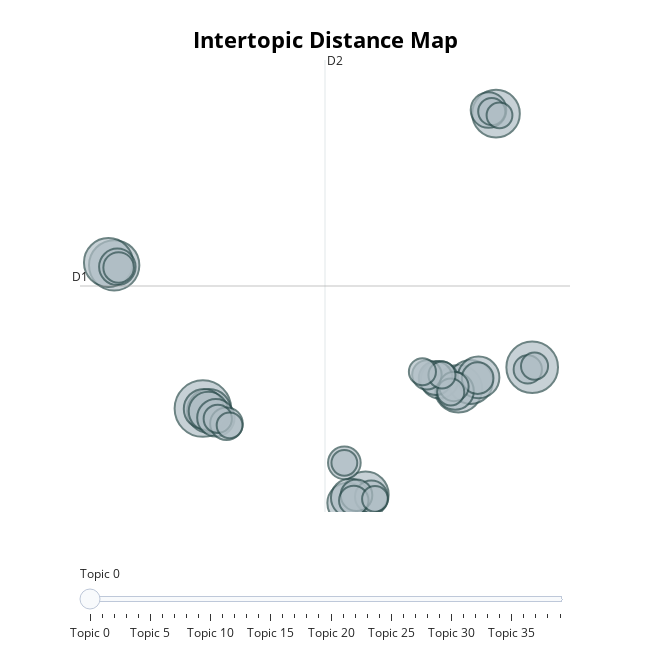

The notebook cell this image was saved under:
### Markdown cell above
## **Visualize Topics**

With visualizations, we are closing into the realm of subjective "best practices". These are things that I generally do because I like the representations but your experience might differ.

Having said that, there are two visualizations that are my go-to when visualizing the topics themselves:

* `topic_model.visualize_topics()`
* `topic_model.visualize_hierarchy()`

### Code cell
topic_model.visualize_topics(custom_labels=True)

### Figure 1 — Plotly figure (JSON) as saved in the notebook; plotly's stock layout.template omitted (floating-point values rounded to 4 significant figures)
{"data": [{"customdata": [[0, "utility | value | valuation | tradeoff | qaly", 48], [1, " |  |  |  | ", 40], [2, "oncologist | participation | posttreatment | followup | oncology", 38], [3, "prostate | prostate cancer | men | decisional | decisional conflict", 36], [4, "coat | physician | trainee | white coat | consultation", 34], [5, "pregnancy | contraceptive | embryo | woman veteran | fertility", 34], [6, "death | nursing home | place death | end life | hospice", 32], [7, "sdm | professional | pda | dietitian | net", 29], [8, "diabetes | type diabetes | weight | weight loss | diabetic", 29], [9, "mental | mental illness | service user | sdm | psychiatric", 26], [10, "child | kidney replacement | ckd | family member | icu", 25], [11, "dces | attribute | bestworst scaling | stakeholder | respondent", 24], [12, "attribute | data | cost attribute | consumer | respondent", 23], [13, "polst | surrogate | icu | acp | resident", 22], [14, "hta | european | assessment | technology assessment | research", 21], [15, "fall | low pain | disability | exercise program | ahp", 21], [16, "dental | oral | dentist | dentistry | orthodontic", 21], [17, "sdm | recommendation | oncology | multidisciplinary | meeting", 20], [18, "hospital | china | service | healthcare | attribute", 19], [19, "cam | medicine | acupuncture | gps | practitioner", 17], [20, "bear | bile | bear bile | medical | price", 16], [21, "dementia | caregiver | pwd | elderly | informal caregiver", 16], [22, "lung cancer | survival | longterm effect | pfs | dyspnea", 16], [23, "ibd | alcohol | substance | substance use | use disorder", 15], [24, "advance | advance planning | wish | surrogate knowledge | life", 15], [25, "breast | breast cancer | sdm | adjuvant | research biopsy", 14], [26, "ra | arthritis | rheumatologist | morning stiffness | rheumatoid arthritis", 13], [27, "heart | heart failure | failure | hf | acp", 13], [28, "touch | ethical | professional | bioethics | intimate touch", 13], [29, "asthma | asthma service | multiple myeloma | content validity | attribute", 12], [30, " |  |  |  | ", 12], [31, "privacy | sharing | autologous blood | data sharing | medical information", 11], [32, "nh lesson | shift attitude | implementing nh | josephwilliams colleague | practice right", 11], [33, "multimorbidity | pcp | plan | integrated | chronic", 11], [34, "psoriasis | dlqi | dermatology | utility | pruritic", 11], [35, "medical student | student | teaching | hospital | medical", 11], [36, "hiv | fsws | prep | service delivery | living hiv", 10], [37, "osteoporosis | guideline | individualized rule | individualized | precision medicine", 10], [38, "ltc | home | caregiver | longterm service | home communitybased", 10], [39, "lung cancer | lung | nsclc | economic burden | nodule", 10]], "hovertemplate": "<b>Topic %{customdata[0]}</b><br>%{customdata[1]}<br>Size: %{customdata[2]}", "legendgroup": "", "marker": {"color": "#B0BEC5", "line": {"color": "DarkSlateGrey", "width": 2}, "size": [48, 40, 38, 36, 34, 34, 32, 29, 29, 26, 25, 24, 23, 22, 21, 21, 21, 20, 19, 17, 16, 16, 16, 15, 15, 14, 13, 13, 13, 12, 12, 11, 11, 11, 11, 11, 10, 10, 10, 10], "sizemode": "area", "sizeref": 0.03, "symbol": "circle"}, "mode": "markers", "name": "", "orientation": "v", "showlegend": false, "type": "scatter", "x": [-4.131, 10.15, -7.98, -8.228, 6.955, 8.586, 2.926, 7.486, -3.86, 7.828, 2.153, -4.092, -3.896, 2.255, -3.568, 6.136, 6.811, -7.842, 8.26, 5.966, -3.109, 3.176, 2.006, 7.789, 2.533, -7.787, 5.588, 2.414, 6.76, -3.486, 9.963, 6.621, 10.26, 6.24, 5.392, 8.399, 8.737, -2.973, 3.336, 2.006], "xaxis": "x", "y": [3.108, 6.802, 15.92, 16.17, 4.885, 29.48, -4.587, 5.492, 2.883, 5.893, -5.339, 3.08, 2.867, -4.87, 2.293, 5.684, 4.676, 15.78, 29.81, 5.836, 1.755, -4.775, -1.741, 5.832, -4.639, 15.73, 6.124, -5.105, 5.083, 2.196, 6.612, 4.598, 6.907, 6.112, 6.407, 29.67, 29.33, 1.61, -4.97, -1.74], "yaxis": "y"}], "layout": {"annotations": [{"showarrow": false, "text": "D1", "x": -9.463, "y": 14.07, "yshift": 10}, {"showarrow": false, "text": "D2", "x": 1.166, "xshift": 10, "y": 34.28}], "height": 650, "hoverlabel": {"bgcolor": "white", "font": {"family": "Rockwell", "size": 16}}, "legend": {"itemsizing": "constant", "tracegroupgap": 0}, "margin": {"t": 60}, "shapes": [{"line": {"color": "#CFD8DC", "width": 2}, "type": "line", "x0": 1.166, "x1": 1.166, "y0": -6.14, "y1": 34.28}, {"line": {"color": "#9E9E9E", "width": 2}, "type": "line", "x0": -9.463, "x1": 11.8, "y0": 14.07, "y1": 14.07}], "sliders": [{"active": 0, "pad": {"t": 50}, "steps": [{"args": [{"marker.color": [["red", "#B0BEC5", "#B0BEC5", "#B0BEC5", "#B0BEC5", "#B0BEC5", "#B0BEC5", "#B0BEC5", "#B0BEC5", "#B0BEC5", "#B0BEC5", "#B0BEC5", "#B0BEC5", "#B0BEC5", "#B0BEC5", "#B0BEC5", "#B0BEC5", "#B0BEC5", "#B0BEC5", "#B0BEC5", "#B0BEC5", "#B0BEC5", "#B0BEC5", "#B0BEC5", "#B0BEC5", "#B0BEC5", "#B0BEC5", "#B0BEC5", "#B0BEC5", "#B0BEC5", "#B0BEC5", "#B0BEC5", "#B0BEC5", "#B0BEC5", "#B0BEC5", "#B0BEC5", "#B0BEC5", "#B0BEC5", "#B0BEC5", "#B0BEC5"]]}], "label": "Topic 0", "method": "update"}, {"args": [{"marker.color": [["#B0BEC5", "red", "#B0BEC5", "#B0BEC5", "#B0BEC5", "#B0BEC5", "#B0BEC5", "#B0BEC5", "#B0BEC5", "#B0BEC5", "#B0BEC5", "#B0BEC5", "#B0BEC5", "#B0BEC5", "#B0BEC5", "#B0BEC5", "#B0BEC5", "#B0BEC5", "#B0BEC5", "#B0BEC5", "#B0BEC5", "#B0BEC5", "#B0BEC5", "#B0BEC5", "#B0BEC5", "#B0BEC5", "#B0BEC5", "#B0BEC5", "#B0BEC5", "#B0BEC5", "#B0BEC5", "#B0BEC5", "#B0BEC5", "#B0BEC5", "#B0BEC5", "#B0BEC5", "#B0BEC5", "#B0BEC5", "#B0BEC5", "#B0BEC5"]]}], "label": "Topic 1", "method": "update"}, {"args": [{"marker.color": [["#B0BEC5", "#B0BEC5", "red", "#B0BEC5", "#B0BEC5", "#B0BEC5", "#B0BEC5", "#B0BEC5", "#B0BEC5", "#B0BEC5", "#B0BEC5", "#B0BEC5", "#B0BEC5", "#B0BEC5", "#B0BEC5", "#B0BEC5", "#B0BEC5", "#B0BEC5", "#B0BEC5", "#B0BEC5", "#B0BEC5", "#B0BEC5", "#B0BEC5", "#B0BEC5", "#B0BEC5", "#B0BEC5", "#B0BEC5", "#B0BEC5", "#B0BEC5", "#B0BEC5", "#B0BEC5", "#B0BEC5", "#B0BEC5", "#B0BEC5", "#B0BEC5", "#B0BEC5", "#B0BEC5", "#B0BEC5", "#B0BEC5", "#B0BEC5"]]}], "label": "Topic 2", "method": "update"}, {"args": [{"marker.color": [["#B0BEC5", "#B0BEC5", "#B0BEC5", "red", "#B0BEC5", "#B0BEC5", "#B0BEC5", "#B0BEC5", "#B0BEC5", "#B0BEC5", "#B0BEC5", "#B0BEC5", "#B0BEC5", "#B0BEC5", "#B0BEC5", "#B0BEC5", "#B0BEC5", "#B0BEC5", "#B0BEC5", "#B0BEC5", "#B0BEC5", "#B0BEC5", "#B0BEC5", "#B0BEC5", "#B0BEC5", "#B0BEC5", "#B0BEC5", "#B0BEC5", "#B0BEC5", "#B0BEC5", "#B0BEC5", "#B0BEC5", "#B0BEC5", "#B0BEC5", "#B0BEC5", "#B0BEC5", "#B0BEC5", "#B0BEC5", "#B0BEC5", "#B0BEC5"]]}], "label": "Topic 3", "method": "update"}, {"args": [{"marker.color": [["#B0BEC5", "#B0BEC5", "#B0BEC5", "#B0BEC5", "red", "#B0BEC5", "#B0BEC5", "#B0BEC5", "#B0BEC5", "#B0BEC5", "#B0BEC5", "#B0BEC5", "#B0BEC5", "#B0BEC5", "#B0BEC5", "#B0BEC5", "#B0BEC5", "#B0BEC5", "#B0BEC5", "#B0BEC5", "#B0BEC5", "#B0BEC5", "#B0BEC5", "#B0BEC5", "#B0BEC5", "#B0BEC5", "#B0BEC5", "#B0BEC5", "#B0BEC5", "#B0BEC5", "#B0BEC5", "#B0BEC5", "#B0BEC5", "#B0BEC5", "#B0BEC5", "#B0BEC5", "#B0BEC5", "#B0BEC5", "#B0BEC5", "#B0BEC5"]]}], "label": "Topic 4", "method": "update"}, {"args": [{"marker.color": [["#B0BEC5", "#B0BEC5", "#B0BEC5", "#B0BEC5", "#B0BEC5", "red", "#B0BEC5", "#B0BEC5", "#B0BEC5", "#B0BEC5", "#B0BEC5", "#B0BEC5", "#B0BEC5", "#B0BEC5", "#B0BEC5", "#B0BEC5", "#B0BEC5", "#B0BEC5", "#B0BEC5", "#B0BEC5", "#B0BEC5", "#B0BEC5", "#B0BEC5", "#B0BEC5", "#B0BEC5", "#B0BEC5", "#B0BEC5", "#B0BEC5", "#B0BEC5", "#B0BEC5", "#B0BEC5", "#B0BEC5", "#B0BEC5", "#B0BEC5", "#B0BEC5", "#B0BEC5", "#B0BEC5", "#B0BEC5", "#B0BEC5", "#B0BEC5"]]}], "label": "Topic 5", "method": "update"}, {"args": [{"marker.color": [["#B0BEC5", "#B0BEC5", "#B0BEC5", "#B0BEC5", "#B0BEC5", "#B0BEC5", "red", "#B0BEC5", "#B0BEC5", "#B0BEC5", "#B0BEC5", "#B0BEC5", "#B0BEC5", "#B0BEC5", "#B0BEC5", "#B0BEC5", "#B0BEC5", "#B0BEC5", "#B0BEC5", "#B0BEC5", "#B0BEC5", "#B0BEC5", "#B0BEC5", "#B0BEC5", "#B0BEC5", "#B0BEC5", "#B0BEC5", "#B0BEC5", "#B0BEC5", "#B0BEC5", "#B0BEC5", "#B0BEC5", "#B0BEC5", "#B0BEC5", "#B0BEC5", "#B0BEC5", "#B0BEC5", "#B0BEC5", "#B0BEC5", "#B0BEC5"]]}], "label": "Topic 6", "method": "update"}, {"args": [{"marker.color": [["#B0BEC5", "#B0BEC5", "#B0BEC5", "#B0BEC5", "#B0BEC5", "#B0BEC5", "#B0BEC5", "red", "#B0BEC5", "#B0BEC5", "#B0BEC5", "#B0BEC5", "#B0BEC5", "#B0BEC5", "#B0BEC5", "#B0BEC5", "#B0BEC5", "#B0BEC5", "#B0BEC5", "#B0BEC5", "#B0BEC5", "#B0BEC5", "#B0BEC5", "#B0BEC5", "#B0BEC5", "#B0BEC5", "#B0BEC5", "#B0BEC5", "#B0BEC5", "#B0BEC5", "#B0BEC5", "#B0BEC5", "#B0BEC5", "#B0BEC5", "#B0BEC5", "#B0BEC5", "#B0BEC5", "#B0BEC5", "#B0BEC5", "#B0BEC5"]]}], "label": "Topic 7", "method": "update"}, {"args": [{"marker.color": [["#B0BEC5", "#B0BEC5", "#B0BEC5", "#B0BEC5", "#B0BEC5", "#B0BEC5", "#B0BEC5", "#B0BEC5", "red", "#B0BEC5", "#B0BEC5", "#B0BEC5", "#B0BEC5", "#B0BEC5", "#B0BEC5", "#B0BEC5", "#B0BEC5", "#B0BEC5", "#B0BEC5", "#B0BEC5", "#B0BEC5", "#B0BEC5", "#B0BEC5", "#B0BEC5", "#B0BEC5", "#B0BEC5", "#B0BEC5", "#B0BEC5", "#B0BEC5", "#B0BEC5", "#B0BEC5", "#B0BEC5", "#B0BEC5", "#B0BEC5", "#B0BEC5", "#B0BEC5", "#B0BEC5", "#B0BEC5", "#B0BEC5", "#B0BEC5"]]}], "label": "Topic 8", "method": "update"}, {"args": [{"marker.color": [["#B0BEC5", "#B0BEC5", "#B0BEC5", "#B0BEC5", "#B0BEC5", "#B0BEC5", "#B0BEC5", "#B0BEC5", "#B0BEC5", "red", "#B0BEC5", "#B0BEC5", "#B0BEC5", "#B0BEC5", "#B0BEC5", "#B0BEC5", "#B0BEC5", "#B0BEC5", "#B0BEC5", "#B0BEC5", "#B0BEC5", "#B0BEC5", "#B0BEC5", "#B0BEC5", "#B0BEC5", "#B0BEC5", "#B0BEC5", "#B0BEC5", "#B0BEC5", "#B0BEC5", "#B0BEC5", "#B0BEC5", "#B0BEC5", "#B0BEC5", "#B0BEC5", "#B0BEC5", "#B0BEC5", "#B0BEC5", "#B0BEC5", "#B0BEC5"]]}], "label": "Topic 9", "method": "update"}, {"args": [{"marker.color": [["#B0BEC5", "#B0BEC5", "#B0BEC5", "#B0BEC5", "#B0BEC5", "#B0BEC5", "#B0BEC5", "#B0BEC5", "#B0BEC5", "#B0BEC5", "red", "#B0BEC5", "#B0BEC5", "#B0BEC5", "#B0BEC5", "#B0BEC5", "#B0BEC5", "#B0BEC5", "#B0BEC5", "#B0BEC5", "#B0BEC5", "#B0BEC5", "#B0BEC5", "#B0BEC5", "#B0BEC5", "#B0BEC5", "#B0BEC5", "#B0BEC5", "#B0BEC5", "#B0BEC5", "#B0BEC5", "#B0BEC5", "#B0BEC5", "#B0BEC5", "#B0BEC5", "#B0BEC5", "#B0BEC5", "#B0BEC5", "#B0BEC5", "#B0BEC5"]]}], "label": "Topic 10", "method": "update"}, {"args": [{"marker.color": [["#B0BEC5", "#B0BEC5", "#B0BEC5", "#B0BEC5", "#B0BEC5", "#B0BEC5", "#B0BEC5", "#B0BEC5", "#B0BEC5", "#B0BEC5", "#B0BEC5", "red", "#B0BEC5", "#B0BEC5", "#B0BEC5", "#B0BEC5", "#B0BEC5", "#B0BEC5", "#B0BEC5", "#B0BEC5", "#B0BEC5", "#B0BEC5", "#B0BEC5", "#B0BEC5", "#B0BEC5", "#B0BEC5", "#B0BEC5", "#B0BEC5", "#B0BEC5", "#B0BEC5", "#B0BEC5", "#B0BEC5", "#B0BEC5", "#B0BEC5", "#B0BEC5", "#B0BEC5", "#B0BEC5", "#B0BEC5", "#B0BEC5", "#B0BEC5"]]}], "label": "Topic 11", "method": "update"}, {"args": [{"marker.color": [["#B0BEC5", "#B0BEC5", "#B0BEC5", "#B0BEC5", "#B0BEC5", "#B0BEC5", "#B0BEC5", "#B0BEC5", "#B0BEC5", "#B0BEC5", "#B0BEC5", "#B0BEC5", "red", "#B0BEC5", "#B0BEC5", "#B0BEC5", "#B0BEC5", "#B0BEC5", "#B0BEC5", "#B0BEC5", "#B0BEC5", "#B0BEC5", "#B0BEC5", "#B0BEC5", "#B0BEC5", "#B0BEC5", "#B0BEC5", "#B0BEC5", "#B0BEC5", "#B0BEC5", "#B0BEC5", "#B0BEC5", "#B0BEC5", "#B0BEC5", "#B0BEC5", "#B0BEC5", "#B0BEC5", "#B0BEC5", "#B0BEC5", "#B0BEC5"]]}], "label": "Topic 12", "method": "update"}, {"args": [{"marker.color": [["#B0BEC5", "#B0BEC5", "#B0BEC5", "#B0BEC5", "#B0BEC5", "#B0BEC5", "#B0BEC5", "#B0BEC5", "#B0BEC5", "#B0BEC5", "#B0BEC5", "#B0BEC5", "#B0BEC5", "red", "#B0BEC5", "#B0BEC5", "#B0BEC5", "#B0BEC5", "#B0BEC5", "#B0BEC5", "#B0BEC5", "#B0BEC5", "#B0BEC5", "#B0BEC5", "#B0BEC5", "#B0BEC5", "#B0BEC5", "#B0BEC5", "#B0BEC5", "#B0BEC5", "#B0BEC5", "#B0BEC5", "#B0BEC5", "#B0BEC5", "#B0BEC5", "#B0BEC5", "#B0BEC5", "#B0BEC5", "#B0BEC5", "#B0BEC5"]]}], "label": "Topic 13", "method": "update"}, {"args": [{"marker.color": [["#B0BEC5", "#B0BEC5", "#B0BEC5", "#B0BEC5", "#B0BEC5", "#B0BEC5", "#B0BEC5", "#B0BEC5", "#B0BEC5", "#B0BEC5", "#B0BEC5", "#B0BEC5", "#B0BEC5", "#B0BEC5", "red", "#B0BEC5", "#B0BEC5", "#B0BEC5", "#B0BEC5", "#B0BEC5", "#B0BEC5", "#B0BEC5", "#B0BEC5", "#B0BEC5", "#B0BEC5", "#B0BEC5", "#B0BEC5", "#B0BEC5", "#B0BEC5", "#B0BEC5", "#B0BEC5", "#B0BEC5", "#B0BEC5", "#B0BEC5", "#B0BEC5", "#B0BEC5", "#B0BEC5", "#B0BEC5", "#B0BEC5", "#B0BEC5"]]}], "label": "Topic 14", "method": "update"}, {"args": [{"marker.color": [["#B0BEC5", "#B0BEC5", "#B0BEC5", "#B0BEC5", "#B0BEC5", "#B0BEC5", "#B0BEC5", "#B0BEC5", "#B0BEC5", "#B0BEC5", "#B0BEC5", "#B0BEC5", "#B0BEC5", "#B0BEC5", "#B0BEC5", "red", "#B0BEC5", "#B0BEC5", "#B0BEC5", "#B0BEC5", "#B0BEC5", "#B0BEC5", "#B0BEC5", "#B0BEC5", "#B0BEC5", "#B0BEC5", "#B0BEC5", "#B0BEC5", "#B0BEC5", "#B0BEC5", "#B0BEC5", "#B0BEC5", "#B0BEC5", "#B0BEC5", "#B0BEC5", "#B0BEC5", "#B0BEC5", "#B0BEC5", "#B0BEC5", "#B0BEC5"]]}], "label": "Topic 15", "method": "update"}, {"args": [{"marker.color": [["#B0BEC5", "#B0BEC5", "#B0BEC5", "#B0BEC5", "#B0BEC5", "#B0BEC5", "#B0BEC5", "#B0BEC5", "#B0BEC5", "#B0BEC5", "#B0BEC5", "#B0BEC5", "#B0BEC5", "#B0BEC5", "#B0BEC5", "#B0BEC5", "red", "#B0BEC5", "#B0BEC5", "#B0BEC5", "#B0BEC5", "#B0BEC5", "#B0BEC5", "#B0BEC5", "#B0BEC5", "#B0BEC5", "#B0BEC5", "#B0BEC5", "#B0BEC5", "#B0BEC5", "#B0BEC5", "#B0BEC5", "#B0BEC5", "#B0BEC5", "#B0BEC5", "#B0BEC5", "#B0BEC5", "#B0BEC5", "#B0BEC5", "#B0BEC5"]]}], "label": "Topic 16", "method": "update"}, {"args": [{"marker.color": [["#B0BEC5", "#B0BEC5", "#B0BEC5", "#B0BEC5", "#B0BEC5", "#B0BEC5", "#B0BEC5", "#B0BEC5", "#B0BEC5", "#B0BEC5", "#B0BEC5", "#B0BEC5", "#B0BEC5", "#B0BEC5", "#B0BEC5", "#B0BEC5", "#B0BEC5", "red", "#B0BEC5", "#B0BEC5", "#B0BEC5", "#B0BEC5", "#B0BEC5", "#B0BEC5", "#B0BEC5", "#B0BEC5", "#B0BEC5", "#B0BEC5", "#B0BEC5", "#B0BEC5", "#B0BEC5", "#B0BEC5", "#B0BEC5", "#B0BEC5", "#B0BEC5", "#B0BEC5", "#B0BEC5", "#B0BEC5", "#B0BEC5", "#B0BEC5"]]}], "label": "Topic 17", "method": "update"}, {"args": [{"marker.color": [["#B0BEC5", "#B0BEC5", "#B0BEC5", "#B0BEC5", "#B0BEC5", "#B0BEC5", "#B0BEC5", "#B0BEC5", "#B0BEC5", "#B0BEC5", "#B0BEC5", "#B0BEC5", "#B0BEC5", "#B0BEC5", "#B0BEC5", "#B0BEC5", "#B0BEC5", "#B0BEC5", "red", "#B0BEC5", "#B0BEC5", "#B0BEC5", "#B0BEC5", "#B0BEC5", "#B0BEC5", "#B0BEC5", "#B0BEC5", "#B0BEC5", "#B0BEC5", "#B0BEC5", "#B0BEC5", "#B0BEC5", "#B0BEC5", "#B0BEC5", "#B0BEC5", "#B0BEC5", "#B0BEC5", "#B0BEC5", "#B0BEC5", "#B0BEC5"]]}], "label": "Topic 18", "method": "update"}, {"args": [{"marker.color": [["#B0BEC5", "#B0BEC5", "#B0BEC5", "#B0BEC5", "#B0BEC5", "#B0BEC5", "#B0BEC5", "#B0BEC5", "#B0BEC5", "#B0BEC5", "#B0BEC5", "#B0BEC5", "#B0BEC5", "#B0BEC5", "#B0BEC5", "#B0BEC5", "#B0BEC5", "#B0BEC5", "#B0BEC5", "red", "#B0BEC5", "#B0BEC5", "#B0BEC5", "#B0BEC5", "#B0BEC5", "#B0BEC5", "#B0BEC5", "#B0BEC5", "#B0BEC5", "#B0BEC5", "#B0BEC5", "#B0BEC5", "#B0BEC5", "#B0BEC5", "#B0BEC5", "#B0BEC5", "#B0BEC5", "#B0BEC5", "#B0BEC5", "#B0BEC5"]]}], "label": "Topic 19", "method": "update"}, {"args": [{"marker.color": [["#B0BEC5", "#B0BEC5", "#B0BEC5", "#B0BEC5", "#B0BEC5", "#B0BEC5", "#B0BEC5", "#B0BEC5", "#B0BEC5", "#B0BEC5", "#B0BEC5", "#B0BEC5", "#B0BEC5", "#B0BEC5", "#B0BEC5", "#B0BEC5", "#B0BEC5", "#B0BEC5", "#B0BEC5", "#B0BEC5", "red", "#B0BEC5", "#B0BEC5", "#B0BEC5", "#B0BEC5", "#B0BEC5", "#B0BEC5", "#B0BEC5", "#B0BEC5", "#B0BEC5", "#B0BEC5", "#B0BEC5", "#B0BEC5", "#B0BEC5", "#B0BEC5", "#B0BEC5", "#B0BEC5", "#B0BEC5", "#B0BEC5", "#B0BEC5"]]}], "label": "Topic 20", "method": "update"}, {"args": [{"marker.color": [["#B0BEC5", "#B0BEC5", "#B0BEC5", "#B0BEC5", "#B0BEC5", "#B0BEC5", "#B0BEC5", "#B0BEC5", "#B0BEC5", "#B0BEC5", "#B0BEC5", "#B0BEC5", "#B0BEC5", "#B0BEC5", "#B0BEC5", "#B0BEC5", "#B0BEC5", "#B0BEC5", "#B0BEC5", "#B0BEC5", "#B0BEC5", "red", "#B0BEC5", "#B0BEC5", "#B0BEC5", "#B0BEC5", "#B0BEC5", "#B0BEC5", "#B0BEC5", "#B0BEC5", "#B0BEC5", "#B0BEC5", "#B0BEC5", "#B0BEC5", "#B0BEC5", "#B0BEC5", "#B0BEC5", "#B0BEC5", "#B0BEC5", "#B0BEC5"]]}], "label": "Topic 21", "method": "update"}, {"args": [{"marker.color": [["#B0BEC5", "#B0BEC5", "#B0BEC5", "#B0BEC5", "#B0BEC5", "#B0BEC5", "#B0BEC5", "#B0BEC5", "#B0BEC5", "#B0BEC5", "#B0BEC5", "#B0BEC5", "#B0BEC5", "#B0BEC5", "#B0BEC5", "#B0BEC5", "#B0BEC5", "#B0BEC5", "#B0BEC5", "#B0BEC5", "#B0BEC5", "#B0BEC5", "red", "#B0BEC5", "#B0BEC5", "#B0BEC5", "#B0BEC5", "#B0BEC5", "#B0BEC5", "#B0BEC5", "#B0BEC5", "#B0BEC5", "#B0BEC5", "#B0BEC5", "#B0BEC5", "#B0BEC5", "#B0BEC5", "#B0BEC5", "#B0BEC5", "#B0BEC5"]]}], "label": "Topic 22", "method": "update"}, {"args": [{"marker.color": [["#B0BEC5", "#B0BEC5", "#B0BEC5", "#B0BEC5", "#B0BEC5", "#B0BEC5", "#B0BEC5", "#B0BEC5", "#B0BEC5", "#B0BEC5", "#B0BEC5", "#B0BEC5", "#B0BEC5", "#B0BEC5", "#B0BEC5", "#B0BEC5", "#B0BEC5", "#B0BEC5", "#B0BEC5", "#B0BEC5", "#B0BEC5", "#B0BEC5", "#B0BEC5", "red", "#B0BEC5", "#B0BEC5", "#B0BEC5", "#B0BEC5", "#B0BEC5", "#B0BEC5", "#B0BEC5", "#B0BEC5", "#B0BEC5", "#B0BEC5", "#B0BEC5", "#B0BEC5", "#B0BEC5", "#B0BEC5", "#B0BEC5", "#B0BEC5"]]}], "label": "Topic 23", "method": "update"}, {"args": [{"marker.color": [["#B0BEC5", "#B0BEC5", "#B0BEC5", "#B0BEC5", "#B0BEC5", "#B0BEC5", "#B0BEC5", "#B0BEC5", "#B0BEC5", "#B0BEC5", "#B0BEC5", "#B0BEC5", "#B0BEC5", "#B0BEC5", "#B0BEC5", "#B0BEC5", "#B0BEC5", "#B0BEC5", "#B0BEC5", "#B0BEC5", "#B0BEC5", "#B0BEC5", "#B0BEC5", "#B0BEC5", "red", "#B0BEC5", "#B0BEC5", "#B0BEC5", "#B0BEC5", "#B0BEC5", "#B0BEC5", "#B0BEC5", "#B0BEC5", "#B0BEC5", "#B0BEC5", "#B0BEC5", "#B0BEC5", "#B0BEC5", "#B0BEC5", "#B0BEC5"]]}], "label": "Topic 24", "method": "update"}, {"args": [{"marker.color": [["#B0BEC5", "#B0BEC5", "#B0BEC5", "#B0BEC5", "#B0BEC5", "#B0BEC5", "#B0BEC5", "#B0BEC5", "#B0BEC5", "#B0BEC5", "#B0BEC5", "#B0BEC5", "#B0BEC5", "#B0BEC5", "#B0BEC5", "#B0BEC5", "#B0BEC5", "#B0BEC5", "#B0BEC5", "#B0BEC5", "#B0BEC5", "#B0BEC5", "#B0BEC5", "#B0BEC5", "#B0BEC5", "red", "#B0BEC5", "#B0BEC5", "#B0BEC5", "#B0BEC5", "#B0BEC5", "#B0BEC5", "#B0BEC5", "#B0BEC5", "#B0BEC5", "#B0BEC5", "#B0BEC5", "#B0BEC5", "#B0BEC5", "#B0BEC5"]]}], "label": "Topic 25", "method": "update"}, {"args": [{"marker.color": [["#B0BEC5", "#B0BEC5", "#B0BEC5", "#B0BEC5", "#B0BEC5", "#B0BEC5", "#B0BEC5", "#B0BEC5", "#B0BEC5", "#B0BEC5", "#B0BEC5", "#B0BEC5", "#B0BEC5", "#B0BEC5", "#B0BEC5", "#B0BEC5", "#B0BEC5", "#B0BEC5", "#B0BEC5", "#B0BEC5", "#B0BEC5", "#B0BEC5", "#B0BEC5", "#B0BEC5", "#B0BEC5", "#B0BEC5", "red", "#B0BEC5", "#B0BEC5", "#B0BEC5", "#B0BEC5", "#B0BEC5", "#B0BEC5", "#B0BEC5", "#B0BEC5", "#B0BEC5", "#B0BEC5", "#B0BEC5", "#B0BEC5", "#B0BEC5"]]}], "label": "Topic 26", "method": "update"}, {"args": [{"marker.color": [["#B0BEC5", "#B0BEC5", "#B0BEC5", "#B0BEC5", "#B0BEC5", "#B0BEC5", "#B0BEC5", "#B0BEC5", "#B0BEC5", "#B0BEC5", "#B0BEC5", "#B0BEC5", "#B0BEC5", "#B0BEC5", "#B0BEC5", "#B0BEC5", "#B0BEC5", "#B0BEC5", "#B0BEC5", "#B0BEC5", "#B0BEC5", "#B0BEC5", "#B0BEC5", "#B0BEC5", "#B0BEC5", "#B0BEC5", "#B0BEC5", "red", "#B0BEC5", "#B0BEC5", "#B0BEC5", "#B0BEC5", "#B0BEC5", "#B0BEC5", "#B0BEC5", "#B0BEC5", "#B0BEC5", "#B0BEC5", "#B0BEC5", "#B0BEC5"]]}], "label": "Topic 27", "method": "update"}, {"args": [{"marker.color": [["#B0BEC5", "#B0BEC5", "#B0BEC5", "#B0BEC5", "#B0BEC5", "#B0BEC5", "#B0BEC5", "#B0BEC5", "#B0BEC5", "#B0BEC5", "#B0BEC5", "#B0BEC5", "#B0BEC5", "#B0BEC5", "#B0BEC5", "#B0BEC5", "#B0BEC5", "#B0BEC5", "#B0BEC5", "#B0BEC5", "#B0BEC5", "#B0BEC5", "#B0BEC5", "#B0BEC5", "#B0BEC5", "#B0BEC5", "#B0BEC5", "#B0BEC5", "red", "#B0BEC5", "#B0BEC5", "#B0BEC5", "#B0BEC5", "#B0BEC5", "#B0BEC5", "#B0BEC5", "#B0BEC5", "#B0BEC5", "#B0BEC5", "#B0BEC5"]]}], "label": "Topic 28", "method": "update"}, {"args": [{"marker.color": [["#B0BEC5", "#B0BEC5", "#B0BEC5", "#B0BEC5", "#B0BEC5", "#B0BEC5", "#B0BEC5", "#B0BEC5", "#B0BEC5", "#B0BEC5", "#B0BEC5", "#B0BEC5", "#B0BEC5", "#B0BEC5", "#B0BEC5", "#B0BEC5", "#B0BEC5", "#B0BEC5", "#B0BEC5", "#B0BEC5", "#B0BEC5", "#B0BEC5", "#B0BEC5", "#B0BEC5", "#B0BEC5", "#B0BEC5", "#B0BEC5", "#B0BEC5", "#B0BEC5", "red", "#B0BEC5", "#B0BEC5", "#B0BEC5", "#B0BEC5", "#B0BEC5", "#B0BEC5", "#B0BEC5", "#B0BEC5", "#B0BEC5", "#B0BEC5"]]}], "label": "Topic 29", "method": "update"}, {"args": [{"marker.color": [["#B0BEC5", "#B0BEC5", "#B0BEC5", "#B0BEC5", "#B0BEC5", "#B0BEC5", "#B0BEC5", "#B0BEC5", "#B0BEC5", "#B0BEC5", "#B0BEC5", "#B0BEC5", "#B0BEC5", "#B0BEC5", "#B0BEC5", "#B0BEC5", "#B0BEC5", "#B0BEC5", "#B0BEC5", "#B0BEC5", "#B0BEC5", "#B0BEC5", "#B0BEC5", "#B0BEC5", "#B0BEC5", "#B0BEC5", "#B0BEC5", "#B0BEC5", "#B0BEC5", "#B0BEC5", "red", "#B0BEC5", "#B0BEC5", "#B0BEC5", "#B0BEC5", "#B0BEC5", "#B0BEC5", "#B0BEC5", "#B0BEC5", "#B0BEC5"]]}], "label": "Topic 30", "method": "update"}, {"args": [{"marker.color": [["#B0BEC5", "#B0BEC5", "#B0BEC5", "#B0BEC5", "#B0BEC5", "#B0BEC5", "#B0BEC5", "#B0BEC5", "#B0BEC5", "#B0BEC5", "#B0BEC5", "#B0BEC5", "#B0BEC5", "#B0BEC5", "#B0BEC5", "#B0BEC5", "#B0BEC5", "#B0BEC5", "#B0BEC5", "#B0BEC5", "#B0BEC5", "#B0BEC5", "#B0BEC5", "#B0BEC5", "#B0BEC5", "#B0BEC5", "#B0BEC5", "#B0BEC5", "#B0BEC5", "#B0BEC5", "#B0BEC5", "red", "#B0BEC5", "#B0BEC5", "#B0BEC5", "#B0BEC5", "#B0BEC5", "#B0BEC5", "#B0BEC5", "#B0BEC5"]]}], "label": "Topic 31", "method": "update"}, {"args": [{"marker.color": [["#B0BEC5", "#B0BEC5", "#B0BEC5", "#B0BEC5", "#B0BEC5", "#B0BEC5", "#B0BEC5", "#B0BEC5", "#B0BEC5", "#B0BEC5", "#B0BEC5", "#B0BEC5", "#B0BEC5", "#B0BEC5", "#B0BEC5", "#B0BEC5", "#B0BEC5", "#B0BEC5", "#B0BEC5", "#B0BEC5", "#B0BEC5", "#B0BEC5", "#B0BEC5", "#B0BEC5", "#B0BEC5", "#B0BEC5", "#B0BEC5", "#B0BEC5", "#B0BEC5", "#B0BEC5", "#B0BEC5", "#B0BEC5", "red", "#B0BEC5", "#B0BEC5", "#B0BEC5", "#B0BEC5", "#B0BEC5", "#B0BEC5", "#B0BEC5"]]}], "label": "Topic 32", "method": "update"}, {"args": [{"marker.color": [["#B0BEC5", "#B0BEC5", "#B0BEC5", "#B0BEC5", "#B0BEC5", "#B0BEC5", "#B0BEC5", "#B0BEC5", "#B0BEC5", "#B0BEC5", "#B0BEC5", "#B0BEC5", "#B0BEC5", "#B0BEC5", "#B0BEC5", "#B0BEC5", "#B0BEC5", "#B0BEC5", "#B0BEC5", "#B0BEC5", "#B0BEC5", "#B0BEC5", "#B0BEC5", "#B0BEC5", "#B0BEC5", "#B0BEC5", "#B0BEC5", "#B0BEC5", "#B0BEC5", "#B0BEC5", "#B0BEC5", "#B0BEC5", "#B0BEC5", "red", "#B0BEC5", "#B0BEC5", "#B0BEC5", "#B0BEC5", "#B0BEC5", "#B0BEC5"]]}], "label": "Topic 33", "method": "update"}, {"args": [{"marker.color": [["#B0BEC5", "#B0BEC5", "#B0BEC5", "#B0BEC5", "#B0BEC5", "#B0BEC5", "#B0BEC5", "#B0BEC5", "#B0BEC5", "#B0BEC5", "#B0BEC5", "#B0BEC5", "#B0BEC5", "#B0BEC5", "#B0BEC5", "#B0BEC5", "#B0BEC5", "#B0BEC5", "#B0BEC5", "#B0BEC5", "#B0BEC5", "#B0BEC5", "#B0BEC5", "#B0BEC5", "#B0BEC5", "#B0BEC5", "#B0BEC5", "#B0BEC5", "#B0BEC5", "#B0BEC5", "#B0BEC5", "#B0BEC5", "#B0BEC5", "#B0BEC5", "red", "#B0BEC5", "#B0BEC5", "#B0BEC5", "#B0BEC5", "#B0BEC5"]]}], "label": "Topic 34", "method": "update"}, {"args": [{"marker.color": [["#B0BEC5", "#B0BEC5", "#B0BEC5", "#B0BEC5", "#B0BEC5", "#B0BEC5", "#B0BEC5", "#B0BEC5", "#B0BEC5", "#B0BEC5", "#B0BEC5", "#B0BEC5", "#B0BEC5", "#B0BEC5", "#B0BEC5", "#B0BEC5", "#B0BEC5", "#B0BEC5", "#B0BEC5", "#B0BEC5", "#B0BEC5", "#B0BEC5", "#B0BEC5", "#B0BEC5", "#B0BEC5", "#B0BEC5", "#B0BEC5", "#B0BEC5", "#B0BEC5", "#B0BEC5", "#B0BEC5", "#B0BEC5", "#B0BEC5", "#B0BEC5", "#B0BEC5", "red", "#B0BEC5", "#B0BEC5", "#B0BEC5", "#B0BEC5"]]}], "label": "Topic 35", "method": "update"}, {"args": [{"marker.color": [["#B0BEC5", "#B0BEC5", "#B0BEC5", "#B0BEC5", "#B0BEC5", "#B0BEC5", "#B0BEC5", "#B0BEC5", "#B0BEC5", "#B0BEC5", "#B0BEC5", "#B0BEC5", "#B0BEC5", "#B0BEC5", "#B0BEC5", "#B0BEC5", "#B0BEC5", "#B0BEC5", "#B0BEC5", "#B0BEC5", "#B0BEC5", "#B0BEC5", "#B0BEC5", "#B0BEC5", "#B0BEC5", "#B0BEC5", "#B0BEC5", "#B0BEC5", "#B0BEC5", "#B0BEC5", "#B0BEC5", "#B0BEC5", "#B0BEC5", "#B0BEC5", "#B0BEC5", "#B0BEC5", "red", "#B0BEC5", "#B0BEC5", "#B0BEC5"]]}], "label": "Topic 36", "method": "update"}, {"args": [{"marker.color": [["#B0BEC5", "#B0BEC5", "#B0BEC5", "#B0BEC5", "#B0BEC5", "#B0BEC5", "#B0BEC5", "#B0BEC5", "#B0BEC5", "#B0BEC5", "#B0BEC5", "#B0BEC5", "#B0BEC5", "#B0BEC5", "#B0BEC5", "#B0BEC5", "#B0BEC5", "#B0BEC5", "#B0BEC5", "#B0BEC5", "#B0BEC5", "#B0BEC5", "#B0BEC5", "#B0BEC5", "#B0BEC5", "#B0BEC5", "#B0BEC5", "#B0BEC5", "#B0BEC5", "#B0BEC5", "#B0BEC5", "#B0BEC5", "#B0BEC5", "#B0BEC5", "#B0BEC5", "#B0BEC5", "#B0BEC5", "red", "#B0BEC5", "#B0BEC5"]]}], "label": "Topic 37", "method": "update"}, {"args": [{"marker.color": [["#B0BEC5", "#B0BEC5", "#B0BEC5", "#B0BEC5", "#B0BEC5", "#B0BEC5", "#B0BEC5", "#B0BEC5", "#B0BEC5", "#B0BEC5", "#B0BEC5", "#B0BEC5", "#B0BEC5", "#B0BEC5", "#B0BEC5", "#B0BEC5", "#B0BEC5", "#B0BEC5", "#B0BEC5", "#B0BEC5", "#B0BEC5", "#B0BEC5", "#B0BEC5", "#B0BEC5", "#B0BEC5", "#B0BEC5", "#B0BEC5", "#B0BEC5", "#B0BEC5", "#B0BEC5", "#B0BEC5", "#B0BEC5", "#B0BEC5", "#B0BEC5", "#B0BEC5", "#B0BEC5", "#B0BEC5", "#B0BEC5", "red", "#B0BEC5"]]}], "label": "Topic 38", "method": "update"}, {"args": [{"marker.color": [["#B0BEC5", "#B0BEC5", "#B0BEC5", "#B0BEC5", "#B0BEC5", "#B0BEC5", "#B0BEC5", "#B0BEC5", "#B0BEC5", "#B0BEC5", "#B0BEC5", "#B0BEC5", "#B0BEC5", "#B0BEC5", "#B0BEC5", "#B0BEC5", "#B0BEC5", "#B0BEC5", "#B0BEC5", "#B0BEC5", "#B0BEC5", "#B0BEC5", "#B0BEC5", "#B0BEC5", "#B0BEC5", "#B0BEC5", "#B0BEC5", "#B0BEC5", "#B0BEC5", "#B0BEC5", "#B0BEC5", "#B0BEC5", "#B0BEC5", "#B0BEC5", "#B0BEC5", "#B0BEC5", "#B0BEC5", "#B0BEC5", "#B0BEC5", "red"]]}], "label": "Topic 39", "method": "update"}]}], "title": {"font": {"color": "Black", "size": 22}, "text": "<b>Intertopic Distance Map</b>", "x": 0.5, "xanchor": "center", "y": 0.95, "yanchor": "top"}, "width": 650, "xaxis": {"anchor": "y", "domain": [0, 1], "range": [-9.463, 11.8], "title": {"text": ""}, "visible": false}, "yaxis": {"anchor": "x", "domain": [0, 1], "range": [-6.14, 34.28], "title": {"text": ""}, "visible": false}}}
